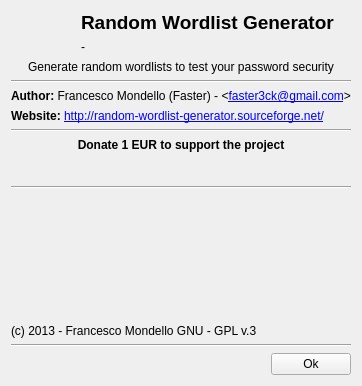
<?xml version="1.0" encoding="UTF-8"?>
<ui version="4.0">
 <class>DialogInfo</class>
 <widget class="QDialog" name="DialogInfo">
  <property name="geometry">
   <rect>
    <x>0</x>
    <y>0</y>
    <width>360</width>
    <height>386</height>
   </rect>
  </property>
  <property name="windowTitle">
   <string>About</string>
  </property>
  <layout class="QVBoxLayout" name="verticalLayout_2">
   <item>
    <layout class="QHBoxLayout" name="horizontalLayout">
     <item>
      <widget class="QLabel" name="label">
       <property name="maximumSize">
        <size>
         <width>64</width>
         <height>64</height>
        </size>
       </property>
       <property name="baseSize">
        <size>
         <width>64</width>
         <height>64</height>
        </size>
       </property>
       <property name="text">
        <string/>
       </property>
       <property name="pixmap">
        <pixmap resource="../res.qrc">:/images/res/icon.png</pixmap>
       </property>
       <property name="scaledContents">
        <bool>true</bool>
       </property>
      </widget>
     </item>
     <item>
      <layout class="QVBoxLayout" name="verticalLayout">
       <item>
        <widget class="QLabel" name="label_2">
         <property name="text">
          <string>&lt;html&gt;&lt;head/&gt;&lt;body&gt;&lt;p&gt;&lt;span style=&quot; font-size:14pt; font-weight:600;&quot;&gt;Random Wordlist Generator&lt;/span&gt;&lt;/p&gt;&lt;/body&gt;&lt;/html&gt;</string>
         </property>
        </widget>
       </item>
       <item>
        <widget class="QLabel" name="labelVersion">
         <property name="text">
          <string>-</string>
         </property>
        </widget>
       </item>
      </layout>
     </item>
    </layout>
   </item>
   <item>
    <widget class="QLabel" name="label_4">
     <property name="text">
      <string>&lt;html&gt;&lt;head/&gt;&lt;body&gt;&lt;p align=&quot;center&quot;&gt;Generate random wordlists to test your password security&lt;/p&gt;&lt;/body&gt;&lt;/html&gt;</string>
     </property>
    </widget>
   </item>
   <item>
    <widget class="Line" name="line_2">
     <property name="orientation">
      <enum>Qt::Horizontal</enum>
     </property>
    </widget>
   </item>
   <item>
    <widget class="QLabel" name="label_3">
     <property name="text">
      <string>&lt;html&gt;&lt;head/&gt;&lt;body&gt;&lt;p&gt;&lt;span style=&quot; font-weight:600;&quot;&gt;Author:&lt;/span&gt; Francesco Mondello (Faster) - &amp;lt;&lt;a href=&quot;mailto:faster3ck@gmail.com&quot;&gt;&lt;span style=&quot; text-decoration: underline; color:#0000ff;&quot;&gt;faster3ck@gmail.com&lt;/span&gt;&lt;/a&gt;&amp;gt;&lt;/p&gt;&lt;/body&gt;&lt;/html&gt;</string>
     </property>
     <property name="openExternalLinks">
      <bool>true</bool>
     </property>
    </widget>
   </item>
   <item>
    <widget class="QLabel" name="label_5">
     <property name="text">
      <string>&lt;html&gt;&lt;head/&gt;&lt;body&gt;&lt;p&gt;&lt;span style=&quot; font-weight:600;&quot;&gt;Website: &lt;/span&gt;&lt;a href=&quot;http://random-wordlist-generator.sourceforge.net/&quot;&gt;&lt;span style=&quot; text-decoration: underline; color:#0000ff;&quot;&gt;http://random-wordlist-generator.sourceforge.net/&lt;/span&gt;&lt;/a&gt;&lt;/p&gt;&lt;/body&gt;&lt;/html&gt;</string>
     </property>
     <property name="openExternalLinks">
      <bool>true</bool>
     </property>
    </widget>
   </item>
   <item>
    <widget class="Line" name="line_3">
     <property name="orientation">
      <enum>Qt::Horizontal</enum>
     </property>
    </widget>
   </item>
   <item>
    <widget class="QLabel" name="label_7">
     <property name="text">
      <string>&lt;html&gt;&lt;head/&gt;&lt;body&gt;&lt;p align=&quot;center&quot;&gt;&lt;span style=&quot; font-weight:600;&quot;&gt;Donate 1 EUR to support the project&lt;/span&gt;&lt;/p&gt;&lt;/body&gt;&lt;/html&gt;</string>
     </property>
    </widget>
   </item>
   <item>
    <widget class="QPushButton" name="pushButton">
     <property name="text">
      <string/>
     </property>
     <property name="icon">
      <iconset resource="../res.qrc">
       <normaloff>:/images/res/btn_donateCC_LG.gif</normaloff>:/images/res/btn_donateCC_LG.gif</iconset>
     </property>
     <property name="iconSize">
      <size>
       <width>147</width>
       <height>47</height>
      </size>
     </property>
     <property name="checkable">
      <bool>false</bool>
     </property>
     <property name="flat">
      <bool>true</bool>
     </property>
    </widget>
   </item>
   <item>
    <widget class="Line" name="line_4">
     <property name="orientation">
      <enum>Qt::Horizontal</enum>
     </property>
    </widget>
   </item>
   <item>
    <spacer name="verticalSpacer">
     <property name="orientation">
      <enum>Qt::Vertical</enum>
     </property>
     <property name="sizeHint" stdset="0">
      <size>
       <width>20</width>
       <height>40</height>
      </size>
     </property>
    </spacer>
   </item>
   <item>
    <widget class="QLabel" name="label_6">
     <property name="text">
      <string>(c) 2013 - Francesco Mondello GNU - GPL v.3</string>
     </property>
    </widget>
   </item>
   <item>
    <widget class="Line" name="line">
     <property name="orientation">
      <enum>Qt::Horizontal</enum>
     </property>
    </widget>
   </item>
   <item>
    <layout class="QHBoxLayout" name="horizontalLayout_2">
     <item>
      <spacer name="horizontalSpacer">
       <property name="orientation">
        <enum>Qt::Horizontal</enum>
       </property>
       <property name="sizeHint" stdset="0">
        <size>
         <width>40</width>
         <height>20</height>
        </size>
       </property>
      </spacer>
     </item>
     <item>
      <widget class="QPushButton" name="pushOk">
       <property name="text">
        <string>Ok</string>
       </property>
      </widget>
     </item>
    </layout>
   </item>
  </layout>
 </widget>
 <resources>
  <include location="../res.qrc"/>
 </resources>
 <connections/>
</ui>
